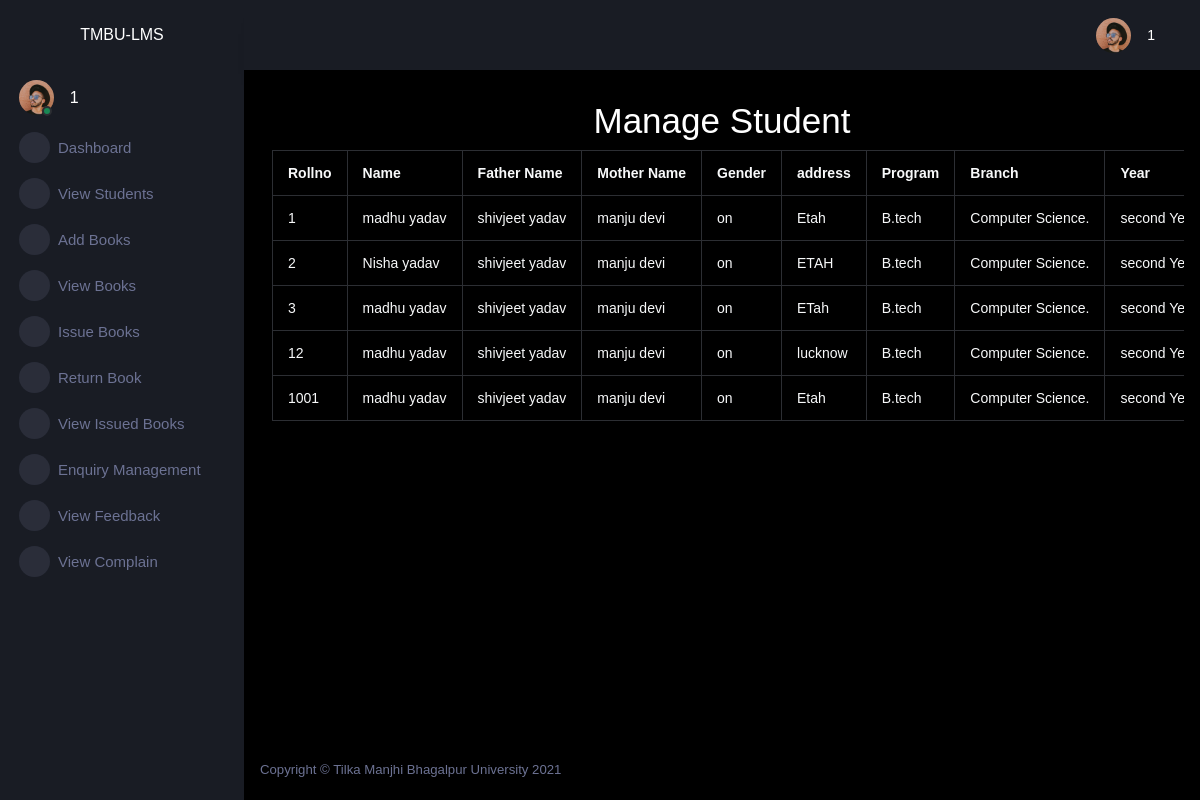
Screenshot of /adminapp/viewstudents/ (signed in) with the database file from the repository.
### lmsapp/models.py (models this page shows)
class Student(models.Model):
    rollno=models.IntegerField(primary_key=True)
    name=models.CharField(max_length=50)
    fname=models.CharField(max_length=50)
    mname=models.CharField(max_length=50)
    gender=models.CharField(max_length=6)
    address=models.TextField()
    program=models.CharField(max_length=50)
    branch=models.CharField(max_length=50)
    year=models.CharField(max_length=50)
    contactno=models.CharField(max_length=10)
    emailaddress=models.CharField(max_length=50)
    regdate=models.CharField(max_length=30)

### adminapp/views.py (the view)
# urls.py: path('viewstudents/',views.viewstudents,name='viewstudents'),
@cache_control(no_cache=True,must_revalidate=True,no_store=True)
def viewstudents(request):
    try:
        if request.session['adminid']!=None:
            adminid=request.session['adminid']
            student=Student.objects.all()
            return render(request,"viewstudents.html",{'adminid':adminid,'student':student})
    except KeyError:
        return redirect('lmsapp:login')

### adminapp/templates/viewstudents.html (shortened to what this page needs)
{% extends "adminparent.html" %}
{% block body %}
    <div class="row">
        <div class="col-sm-12" style="overflow-x: scroll;">
            <h1 style="text-align:center;">Manage Student</h1>
            <table class="table table-bordered text-light">
                <tr>
                    <th>Rollno</th>
                    <th>Name</th>
                    <th>Father Name</th>
                    <th>Mother Name</th>
                    <th>Gender</th>
                    <th>address</th>
                    <th>Program</th>
                    <th>Branch</th>
                    <th>Year</th>
                </tr>
                {% for s in student %}
                <tr>
                    <td>{{s.rollno}}</td>
                    <td>{{s.name}}</td>
                    <td>{{s.fname}}</td>
                    <td>{{s.mname}}</td>
                    <td>{{s.gender}}</td>
                    <td>{{s.address}}</td>
                    <td>{{s.program}}</td>
                    <td>{{s.branch}}</td>
                    <td>{{s.year}}</td>
                </tr>
                {% endfor %}
            </table>
        </div>
    </div>
{% endblock body %}

### rows the page displays
Student: rollno "1", name "madhu yadav", fname "shivjeet yadav", mname "manju devi", gender "on", address "Etah", program "B.tech", branch "Computer Science.", year "second…"
Student: rollno "2", name "Nisha yadav", fname "shivjeet yadav", mname "manju devi", gender "on", address "ETAH", program "B.tech", branch "Computer Science.", year "second…"
Student: rollno "3", name "madhu yadav", fname "shivjeet yadav", mname "manju devi", gender "on", address "ETah", program "B.tech", branch "Computer Science.", year "second…"
Student: rollno "12", name "madhu yadav", fname "shivjeet yadav", mname "manju devi", gender "on", address "lucknow", program "B.tech", branch "Computer Science.", year "second…"
Student: rollno "1001", name "madhu yadav", fname "shivjeet yadav", mname "manju devi", gender "on", address "Etah", program "B.tech", branch "Computer Science.", year "second…"

### other values shown
{{ adminid }} "1"
